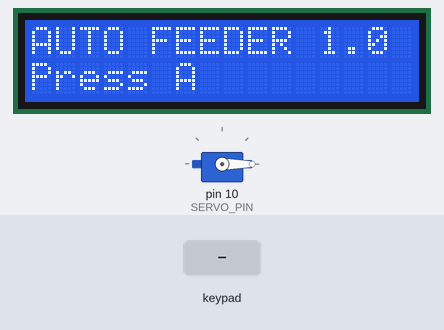
Simulated run of this sketch. Board: Arduino Uno, built with avr-gcc and run on an emulated ATmega328P. Shown: servo, 16×2 character LCD. The test bench sets the inputs (shaded band). The local clock reads 2024-03-15 10:24:30 at power-on unless the sketch sets it.

Above: at 1.2 s.
1.3 s: keypad keys 2 3 4 5 A pressed 0.4 s apart
At 2.3 s:
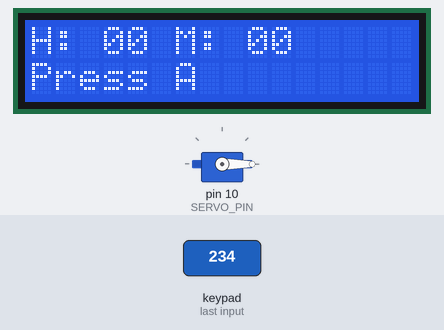
4.8 s: key 'A' pressed
At 5.3 s:
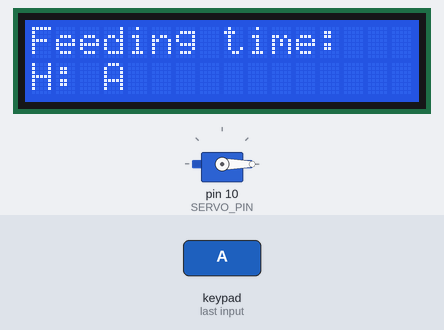
6.3 s: keypad keys 2 3 4 5 # pressed 0.4 s apart
At 9.0 s:
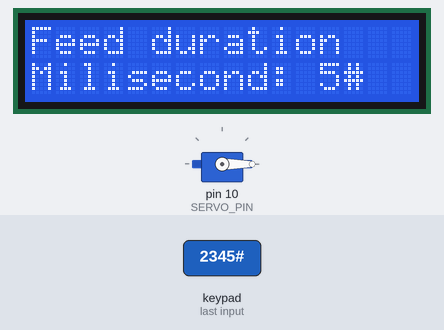
9.8 s: key 'B' pressed
At 10.4 s:
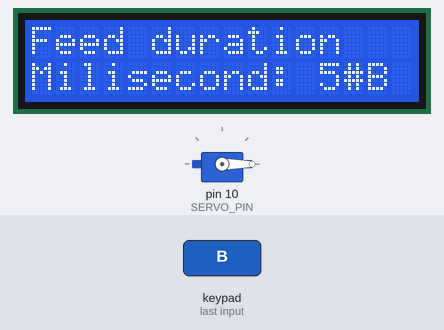
11.3 s: key '1' pressed
At 12.2 s:
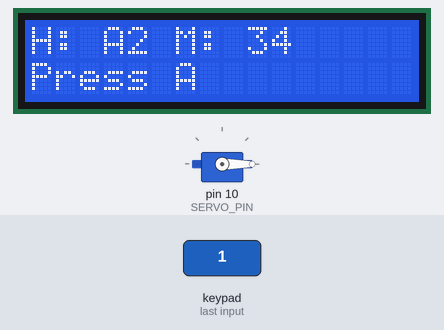
Timing chart, 0 to 13.8 s (numbered marks = the images above; inputs shaded):
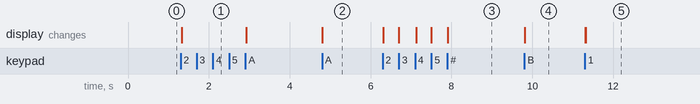

The sketch:

final.ino
```cpp
#include <Servo.h>
#include "RTClib.h"
#include <Keypad.h>
#include <string.h>
#include <LiquidCrystal_I2C.h>
LiquidCrystal_I2C lcd(0x27,16,2);
RTC_DS3231 rtc;

#define SERVO_PIN 10

Servo myservo;

// before open Servo, we rotate Servo for a moment with small angle
// increase this speed to make the shocking slower
int shocking_speed = 10;

// time open for feeding
int feed_duration = 1000;

// set time
String hourSet = "00";
String minuteSet = "00";

//Set up keypad
const byte ROWS = 4;
const byte COLS = 4;
char keys[ROWS][COLS] = {
  {'1','2','3','A'},
  {'4','5','6','B'},
  {'7','8','9','C'},
  {'*','0','#','D'}
};
byte rowPins[ROWS] = {2, 3, 4, 5}; //connect to the row pinouts of the keypad
byte colPins[COLS] = {6, 7, 8, 9}; //connect to the column pinouts of the keypad
Keypad keypad = Keypad( makeKeymap(keys), rowPins, colPins, ROWS, COLS );

bool once = false;

void setup() {
  Serial.begin(9600);
  // set up servo
  myservo.attach(SERVO_PIN);
  myservo.write(0);
  // set up rtc
  rtc.begin();
  rtc.adjust(DateTime(F(__DATE__),F(__TIME__)));
  // set up LCD
  lcd.init();
  lcd.backlight();
  lcd.clear();
  lcd.setCursor(0, 0);
  lcd.print("AUTO FEEDER 1.0");
  lcd.setCursor(0, 1);
  lcd.print("Press A");
}

void loop() {
  DateTime now = rtc.now();
  String hourGet(now.hour());
  String minuteGet(now.minute());
  //Set up time
  set_time();
  if (hourSet == hourGet && minuteGet == minuteSet) {
    int i = 0;
    for (i = 0; i < 3; i++) {
      shock();
    }
    feed();
    lcd.clear();
    lcd.setCursor(0, 0);
    lcd.print("Wait a minute");
    delay(60000);
    disp();
  }
}

// shocking before feeding
void shock() {
  int i = 0;
  int j = 0;
  for (j = 1; j <= 20; j++) {
    myservo.write(j);
    delay(shocking_speed);
  }

  for (j = 20; j >= 0; j--) {
    myservo.write(j);
    delay(shocking_speed);
  }
}

void feed() {
  myservo.write(90);
  delay(feed_duration);
  myservo.write(0);
}

void disp()
{
  lcd.clear();
  lcd.setCursor(0, 0);
  lcd.print("H: ");
  lcd.print(hourSet);
  lcd.print(" ");
  lcd.print("M: ");
  lcd.print(minuteSet);
  lcd.setCursor(0, 1);
  lcd.print("Press A");
  once = false;
}
void set_time(){
  if (once)
    disp();
  char key = keypad.getKey();
  if (key != NO_KEY)
    once  = true;
  if (key == 'A')
  {
    char k;
    lcd.clear();
    lcd.setCursor(0, 0);
    lcd.print("Feeding time: ");
    lcd.setCursor(0, 1);
    lcd.print("H: ");
    hourSet = "";
    minuteSet = "";
    char d[4];
    for (int i = 0; i < 2; i++)
    {
      k = keypad.waitForKey();
      lcd.print(k);
      if ((k != '0') || (i != 0))
        hourSet = hourSet + k;
    }
    lcd.print("  ");
    lcd.print("M: ");
    for (int i = 0; i < 2; i++)
    {
      k = keypad.waitForKey();
      lcd.print(k);
      if ((k != '0') || (i != 0))
        minuteSet = minuteSet + k;
    }
    lcd.clear();
    lcd.setCursor(0, 0);
    lcd.print("Feed duration");
    lcd.setCursor(0, 1);
    lcd.print("Milisecond: ");
    for (int i = 0 ; i < 4; i++)
    {
      d[i] = keypad.waitForKey();
      lcd.print(d[i]);
    }
    feed_duration = atoi(d);
    lcd.clear();
  }
}
```

Measured:
- after the input at 1.3 s, the display: changes at once (image 1)
- after the input at 4.8 s, the display: changes at once (image 2)
- after the input at 6.3 s, the display: first changes at once (image 3 shows a later state)
- after the input at 9.8 s, the display: changes at once (image 4)
- after the input at 11.3 s, the display: first changes at once (image 5 shows a later state)
